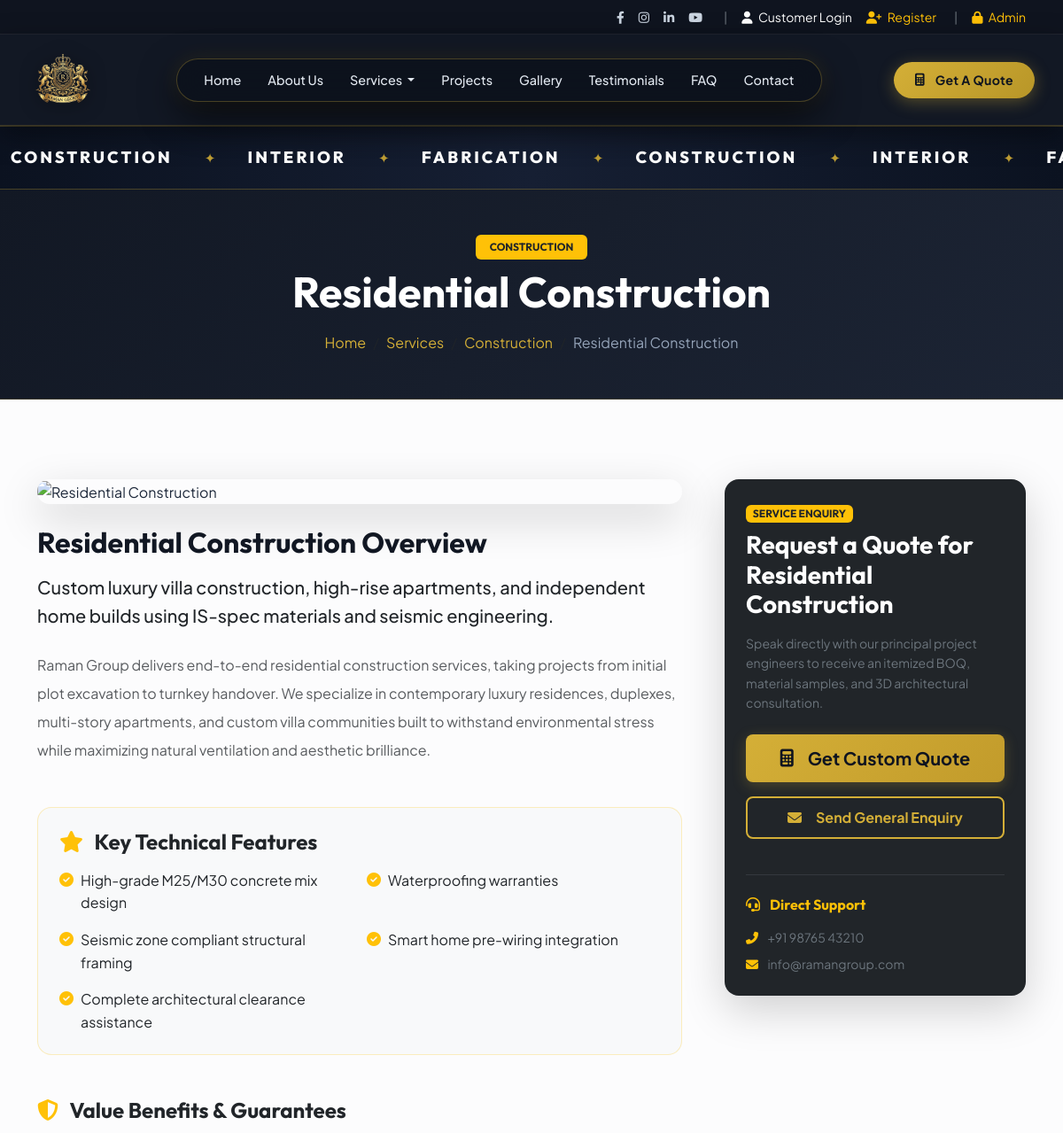
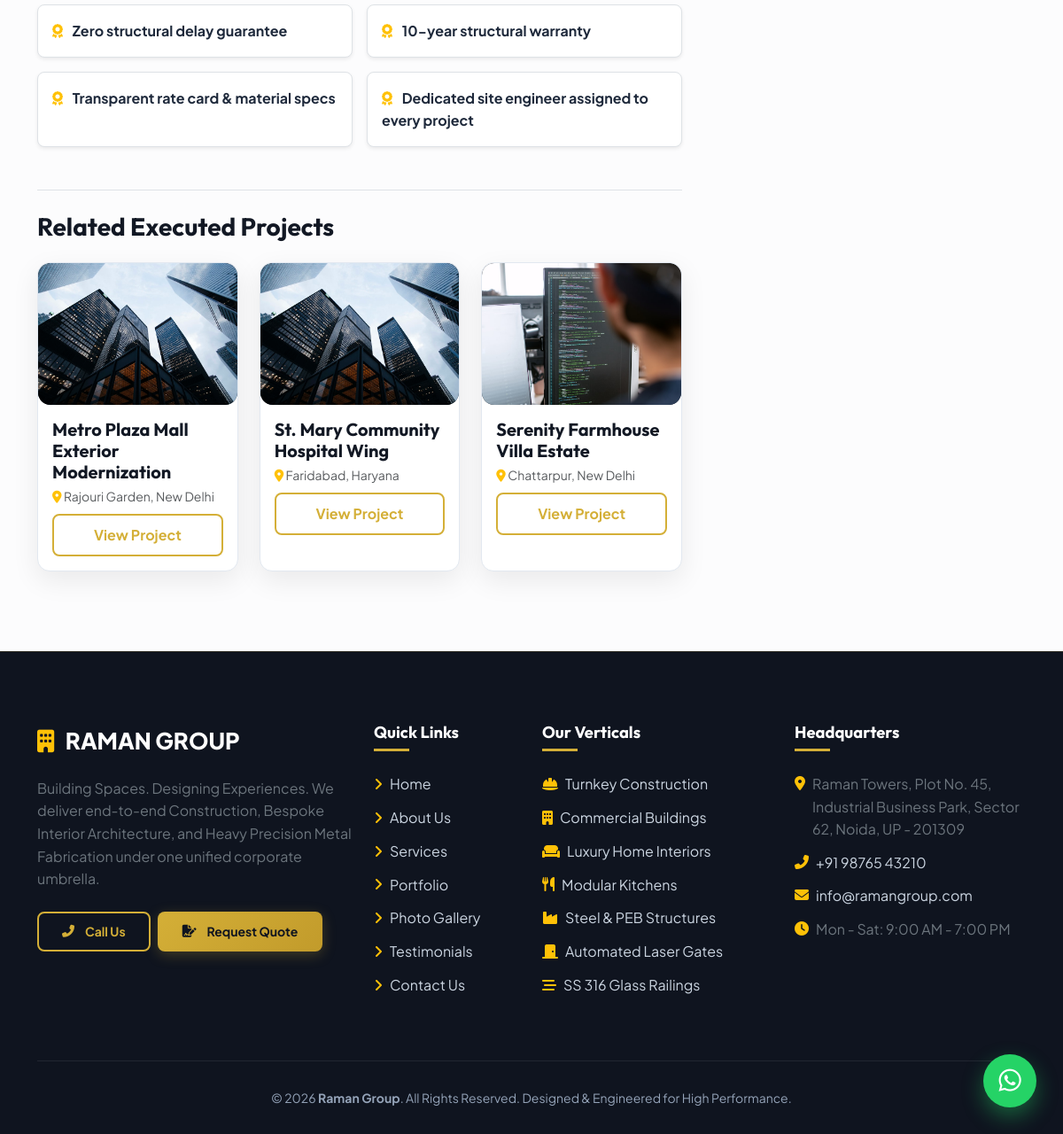
The app's page /service-detail.php with its own data (2 pictures, top to bottom).
### tables this page shows
CREATE TABLE services (
    id INT AUTO_INCREMENT PRIMARY KEY,
    category_id INT NOT NULL,
    title VARCHAR(150) NOT NULL,
    slug VARCHAR(150) NOT NULL UNIQUE,
    short_description TEXT,
    detailed_description TEXT,
    features TEXT,
    benefits TEXT,
    image VARCHAR(255) DEFAULT '',
    icon VARCHAR(50) DEFAULT 'fa-tools',
    is_featured TINYINT(1) DEFAULT 0,
    is_active TINYINT(1) DEFAULT 1,
    created_at TIMESTAMP DEFAULT CURRENT_TIMESTAMP,
    FOREIGN KEY (category_id) REFERENCES service_categories(id) ON DELETE CASCADE
);

CREATE TABLE service_categories (
    id INT AUTO_INCREMENT PRIMARY KEY,
    name VARCHAR(100) NOT NULL,
    slug VARCHAR(100) NOT NULL UNIQUE,
    description TEXT,
    icon VARCHAR(50) DEFAULT 'fa-building',
    image VARCHAR(255) DEFAULT '',
    sort_order INT DEFAULT 0,
    created_at TIMESTAMP DEFAULT CURRENT_TIMESTAMP
);

CREATE TABLE projects (
    id INT AUTO_INCREMENT PRIMARY KEY,
    customer_id INT DEFAULT NULL,
    category_id INT NOT NULL,
    service_id INT DEFAULT NULL,
    title VARCHAR(150) NOT NULL,
    slug VARCHAR(150) NOT NULL UNIQUE,
    location VARCHAR(150) DEFAULT '',
    client_name VARCHAR(100) DEFAULT '',
    start_date DATE DEFAULT NULL,
    completion_date DATE DEFAULT NULL,
    budget DECIMAL(15,2) DEFAULT NULL,
    status VARCHAR(50) DEFAULT 'Completed',
    short_description TEXT,
    description TEXT,
    scope_of_work TEXT,
    materials_used TEXT,
    highlights TEXT,
    featured_image VARCHAR(255) DEFAULT '',
    is_featured TINYINT(1) DEFAULT 0,
    is_active TINYINT(1) DEFAULT 1,
    created_at TIMESTAMP DEFAULT CURRENT_TIMESTAMP,
    FOREIGN KEY (customer_id) REFERENCES customers(id) ON DELETE SET NULL,
    FOREIGN KEY (category_id) REFERENCES service_categories(id) ON DELETE CASCADE,
    FOREIGN KEY (service_id) REFERENCES services(id) ON DELETE SET NULL
);

### includes/functions.php (called while the page is built, shortened)
<?php
function e($string) {
    return htmlspecialchars($string ?? '', ENT_QUOTES, 'UTF-8');
}
function getSiteSetting($key, $default = '') {
    static $settingsCache = null;
    if ($settingsCache === null) {
        try {
            $db = getDB();
            $stmt = $db->query("SELECT setting_key, setting_value FROM site_settings");
            $settingsCache = $stmt->fetchAll(PDO::FETCH_KEY_PAIR) ?: [];
        } catch (Exception $e) {
            $settingsCache = [];
        }
    }
    return $settingsCache[$key] ?? $default;
}
function getImageUrl($path, $title = 'Raman Group', $category = 'Service') {
    $path = trim($path ?? '');
    if (!empty($path)) {
        $cleanPath = ltrim(preg_replace('~^(\.\./)+~', '', $path), '/');
        $physicalPath = __DIR__ . '/../' . $cleanPath;
        if (file_exists($physicalPath) && !is_dir($physicalPath)) {
            $baseUrl = defined('BASE_URL') ? BASE_URL : '';
            return e($baseUrl . $cleanPath);
        }
    }
    $t = strtolower($title . ' ' . $category . ' ' . $path);
    if (str_contains($t, 'residential') || str_contains($t, 'villa')) return 'https://images.unsplash.com/photo-1600585154340-be6161a56a0c?auto=format&fit=crop&w=800&q=80';
    return getFallbackSvg($title, $category);
}

### service-detail.php (the view, shortened to what this page needs)
<?php
require_once __DIR__ . '/includes/functions.php';
$db = getDB();
$serviceId = isset($_GET['id']) ? (int)$_GET['id'] : 0;
$slug = isset($_GET['slug']) ? sanitize($_GET['slug']) : '';
if ($serviceId > 0) {
    $stmt = $db->prepare("SELECT s.*, c.name as category_name, c.slug as category_slug FROM services s JOIN service_categories c ON s.category_id = c.id WHERE s.id = :id AND s.is_active = 1 LIMIT 1");
    $stmt->execute([':id' => $serviceId]);
} elseif (!empty($slug)) {
    $stmt = $db->prepare("SELECT s.*, c.name as category_name, c.slug as category_slug FROM services s JOIN service_categories c ON s.category_id = c.id WHERE s.slug = :slug AND s.is_active = 1 LIMIT 1");
    $stmt->execute([':slug' => $slug]);
} else {
    $stmt = $db->query("SELECT s.*, c.name as category_name, c.slug as category_slug FROM services s JOIN service_categories c ON s.category_id = c.id WHERE s.is_active = 1 ORDER BY s.id ASC LIMIT 1");
}
$service = $stmt->fetch();
$stmtRel = $db->prepare("SELECT * FROM projects WHERE category_id = :cat_id AND is_active = 1 ORDER BY id DESC LIMIT 3");
$stmtRel->execute([':cat_id' => $service['category_id']]);
$relatedProjects = $stmtRel->fetchAll();
$features = array_filter(array_map('trim', explode(';', $service['features'] ?? '')));
$benefits = array_filter(array_map('trim', explode(';', $service['benefits'] ?? '')));
require_once __DIR__ . '/includes/header.php';
require_once __DIR__ . '/includes/navbar.php';
?>
<div class="breadcrumb-wrap text-center">
    <div class="container">
        <span class="badge bg-warning text-dark font-heading fw-bold px-3 py-2 mb-2 text-uppercase"><?= e($service['category_name']) ?></span>
        <h1 class="text-white font-heading display-5 fw-bold mb-2"><?= e($service['title']) ?></h1>
        <nav aria-label="breadcrumb">
            <ol class="breadcrumb justify-content-center mb-0 mt-3">
                <li class="breadcrumb-item"><a href="index.php">Home</a></li>
                <li class="breadcrumb-item"><a href="services.php">Services</a></li>
                <li class="breadcrumb-item"><a href="services-<?= e($service['category_slug']) ?>.php"><?= e($service['category_name']) ?></a></li>
                <li class="breadcrumb-item active" aria-current="page"><?= e($service['title']) ?></li>
            </ol>
        </nav>
    </div>
</div>
<section class="section-padding">
    <div class="container">
        <div class="row g-5">
            <div class="col-lg-8">
                <div class="position-relative mb-4 rounded-4 overflow-hidden shadow-lg" style="max-height: 450px;">
                    <img src="<?= getImageUrl($service['image'], $service['title'], $service['category_name']) ?>" alt="<?= e($service['title']) ?>" class="w-100 h-100 object-fit-cover">
                </div>
                <h2 class="font-heading fw-bold mb-3"><?= e($service['title']) ?> Overview</h2>
                <p class="lead text-dark fw-medium mb-4"><?= e($service['short_description']) ?></p>
                <div class="text-muted lh-lg mb-5">
                    <?= nl2br(e($service['detailed_description'])) ?>
                </div>
                <?php if (!empty($features)): ?>
                    <div class="mb-5 p-4 bg-light rounded-4 border border-warning border-opacity-25">
                        <h4 class="font-heading fw-bold text-dark mb-3"><i class="fas fa-star text-warning me-2"></i> Key Technical Features</h4>
                        <div class="row g-3">
                            <?php foreach ($features as $feat): ?>
                                <div class="col-md-6">
                                    <div class="d-flex align-items-start gap-2">
                                        <i class="fas fa-check-circle text-warning mt-1"></i>
                                        <span class="text-dark font-medium"><?= e($feat) ?></span>
                                    </div>
                                </div>
                            <?php endforeach; ?>
                        </div>
                    </div>
                <?php endif; ?>
                <?php if (!empty($benefits)): ?>
                    <div class="mb-5">
                        <h4 class="font-heading fw-bold text-dark mb-3"><i class="fas fa-shield-alt text-warning me-2"></i> Value Benefits & Guarantees</h4>
                        <div class="row g-3">
                            <?php foreach ($benefits as $ben): ?>
                                <div class="col-md-6">
                                    <div class="p-3 bg-white border rounded-3 shadow-sm h-100">
                                        <i class="fas fa-award text-warning me-2"></i> <strong><?= e($ben) ?></strong>
                                    </div>
                                </div>
                            <?php endforeach; ?>
                        </div>
                    </div>
                <?php endif; ?>
                <?php if (!empty($relatedProjects)): ?>
                    <div class="mt-5 pt-4 border-top">
                        <h3 class="font-heading fw-bold mb-4">Related Executed Projects</h3>
                        <div class="row g-4">
                            <?php foreach ($relatedProjects as $proj): ?>
                                <div class="col-md-4">
                                    <div class="project-card">
                                        <div class="project-thumb" style="height: 160px;">
                                            <img src="<?= getImageUrl($proj['featured_image'], $proj['title'], $service['category_name']) ?>" alt="<?= e($proj['title']) ?>">
                                        </div>
                                        <div class="project-body p-3">
                                            <h6 class="project-title mb-1 small fw-bold"><?= e($proj['title']) ?></h6>
                                            <small class="text-muted d-block mb-2"><i class="fas fa-map-marker-alt text-warning"></i> <?= e($proj['location']) ?></small>
                                            <a href="project-detail.php?id=<?= $proj['id'] ?>" class="btn btn-xs btn-outline-gold w-100">View Project</a>
                                        </div>
                                    </div>
                                </div>
                            <?php endforeach; ?>
                        </div>
                    </div>
                <?php endif; ?>
            </div>
            <div class="col-lg-4">
                <div class="p-4 bg-dark text-white rounded-4 shadow-lg sticky-top" style="top: 100px;">
                    <span class="badge bg-warning text-dark font-heading fw-bold mb-2">SERVICE ENQUIRY</span>
                    <h3 class="font-heading text-white mb-3">Request a Quote for <?= e($service['title']) ?></h3>
                    <p class="text-secondary small mb-4">
                        Speak directly with our principal project engineers to receive an itemized BOQ, material samples, and 3D architectural consultation.
                    </p>
                    <a href="quote.php?service=<?= urlencode($service['title']) ?>" class="btn btn-gold w-100 btn-lg mb-3">
                        <i class="fas fa-calculator me-2"></i> Get Custom Quote
                    </a>
                    <a href="contact.php" class="btn btn-outline-gold w-100 mb-4">
                        <i class="fas fa-envelope me-2"></i> Send General Enquiry
                    </a>
                    <hr class="border-secondary mb-4">
                    <h6 class="text-warning font-heading mb-3"><i class="fas fa-headset me-2"></i> Direct Support</h6>
                    <p class="small text-secondary mb-2"><i class="fas fa-phone-alt text-warning me-2"></i> <?= e(getSiteSetting('phone')) ?></p>
                    <p class="small text-secondary mb-0"><i class="fas fa-envelope text-warning me-2"></i> <?= e(getSiteSetting('email')) ?></p>
                </div>
            </div>
        </div>
    </div>
</section>
<?php require_once __DIR__ . '/includes/footer.php'; ?>

### records on screen
services: category.name "CONSTRUCTION", title "Residential Construction", category.name "Construction", short_description "Custom luxury villa construction, high-rise apartments, and independent home builds using IS-spec materials and seismic engineering.", detailed_description "Raman Group delivers end-to-end residential construction services, taking projects from initial plot excavation to turnkey handover. We specialize in contemporary luxury residences, duplexes, multi-story apartments, and custom villa communities built to withstand environmental stress while maximizing natural ventilation and aesthetic brilliance.", features "High-grade M25/M30 concrete mix design", features "Waterproofing warranties", features "Seismic zone compliant structural framing", features "Smart home pre-wiring integration", features "Complete architectural clearance assistance", benefits "Zero structural delay guarantee", benefits "10-year structural warranty", benefits "Transparent rate card & material specs", benefits "Dedicated site engineer assigned to every project"
projects: featured_image+title (picture), title "Metro Plaza Mall Exterior Modernization", location "Rajouri Garden, New Delhi"
projects: featured_image+title (picture), title "St. Mary Community Hospital Wing", location "Faridabad, Haryana"
projects: featured_image+title (picture), title "Serenity Farmhouse Villa Estate", location "Chattarpur, New Delhi"

### other values on screen
getSiteSetting('phone') "+91 98765 43210"
getSiteSetting('email') "info@ramangroup.com"
$address "Raman Towers, Plot No. 45, Industrial Business Park, Sector 62, Noida, UP - 201309"
$phone "+91 98765 43210"
$email "info@ramangroup.com"
